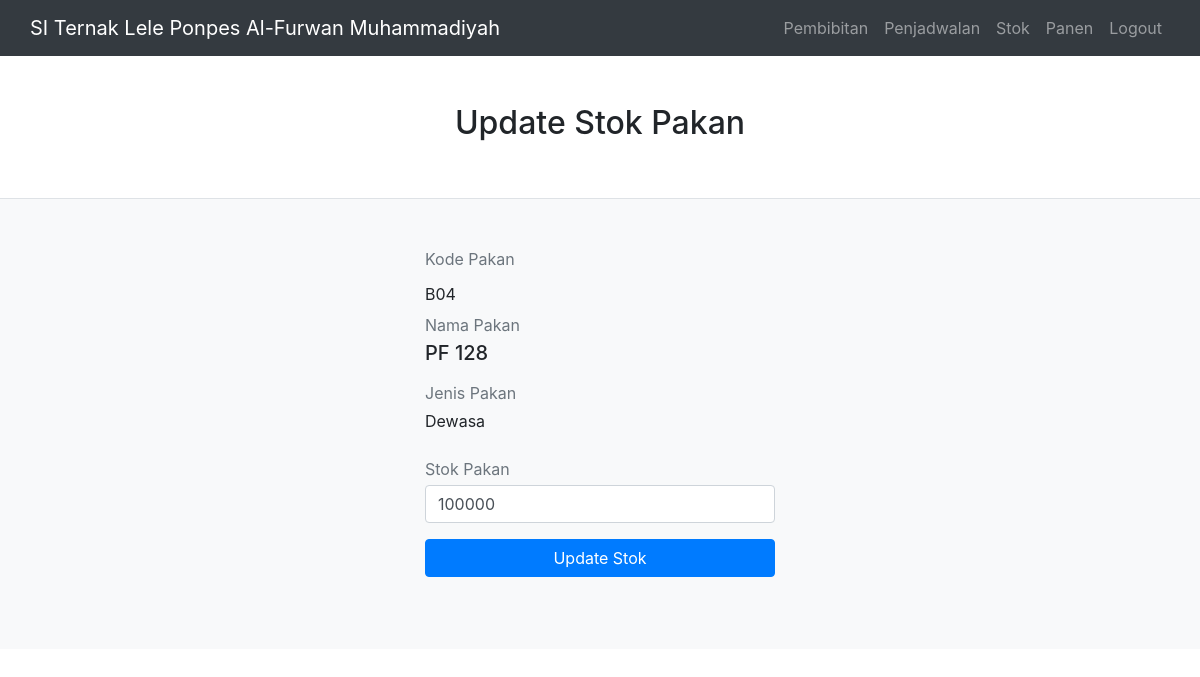
Page /public/admin_stok/update_pakan/B04 (signed in) on the committed database.
### tables this page shows
CREATE TABLE `pakan` (
  `kode_pakan` varchar(5) NOT NULL,
  `jenis_pakan` varchar(10) NOT NULL,
  `nama_pakan` varchar(25) NOT NULL,
  `jumlah_pakan` int(5) NOT NULL
);

### app/core/Controller.php (called while the page is built, shortened)
<?php
class Controller
{
	public function view($view,$data=[])
	{
		require_once '../app/views/' . $view.'.php';
	}
	public function model($model)
	{
		return new $model;
	}
}

### app/controllers/Admin_Stok.php (called while the page is built, shortened)
<?php
class Admin_Stok extends Controller
{
    public function update_pakan($kode_pakan)
    {
        $data['kode_pakan'] = $kode_pakan;
        $data['pakan'] = $this->model('Pakan_model')->getById($kode_pakan);
        $this->view('stok/update_pakan', $data);
    }
}

### app/core/App.php (called while the page is built, shortened)
<?php
class App
{
	protected $method = 'index';
	protected $params = [];
	public function __construct()
	{
		$url = $this->parseURL();
		if (file_exists('../app/controllers/' . $url[0] . '.php')) {
			unset($url[0]);
		}
		$this->controller = new $this->controller;
		if (isset($url[1])) {
			if (method_exists($this->controller, $url[1])) {
				$this->method = $url[1];
				unset($url[1]);
			}
		}
		if (!empty($url)) {
			$this->params = array_values($url);
		}
		call_user_func_array([$this->controller, $this->method], $this->params);
	}
	public function parseURL()
	{
		if (isset($_GET['url'])) {
			$url = rtrim($_GET['url'], '/');
			$url = filter_var($url, FILTER_SANITIZE_URL);
			$url = explode('/', $url);
			return $url;
		}
	}
}

### public/index.php (called while the page is built, shortened)
<?php
$app=new App;

### app/core/Database.php (called while the page is built, shortened)
<?php
class Database{
	private $host=DB_HOST;
	private $user=DB_USER;
	private $pass=DB_PASS;
	private $db_name=DB_NAME;
	private $dbh;
	private $stmt;
	public function __construct()
	{
		$dsn='mysql:host='.$this->host.';dbname='.$this->db_name;
		$option=[
			PDO::ATTR_PERSISTENT=>
			true,
			PDO::ATTR_ERRMODE=>PDO::ERRMODE_EXCEPTION
		];
		try {
			$this->dbh=new PDO($dsn,$this->user,$this->pass,$option);
		} catch(PDOException $e)
		{
			die($e->getMessage());
		}
	}
	public function query($query)
	{
		$this->stmt=$this->dbh->prepare($query);
	}
	public function bind($param,$value,$type=null)
	{
		if (is_null($type))
		{
			switch (true) {
				default:
					$type=PDO::PARAM_STR;
			}
		}
		$this->stmt->bindValue($param,$value,$type);
	}
	public function execute()
	{
		$this->stmt->execute();
	}
	public function single()
	{
		$this->execute();
		return $this->stmt->fetch(PDO::FETCH_ASSOC);
	}
}

### app/models/Pakan_model.php (called while the page is built, shortened)
<?php
class Pakan_model
{
    private $table = 'pakan';
    private $db;
    public function __construct()
    {
        $this->db = new Database;
    }
    public function getById($id)
    {
        $this->db->query('SELECT * FROM ' . $this->table . ' WHERE kode_pakan=:id');
        $this->db->bind('id', $id);
        return $this->db->single();
    }
}

### app/views/stok/update_pakan.php (the view)
<section class="border-bottom">
    <div class="container">
        <div class="py-5 text-center">
            <h2>Update Stok Pakan</h2>
        </div>
    </div>
</section>
<div class="py-5 bg-light" id="nav-profile" role="tabpanel" aria-labelledby="nav-profile-tab">
    <div class="container">
        <div class="row">
            <div class="col-md-4 offset-md-4 mb-4">
                <form method="POST" action="<?= BASEURL . '/admin_stok/update_pakan_insert/' ?>">
                    <p class="text-muted mt-0 mb-1">Kode Pakan</p>
                    <input type="text" name="kode_pakan" readonly class="form-control-plaintext" value="<?= $data['kode_pakan'] ?>">
                    <p class="text-muted mt-0 mb-1">Nama Pakan</p>
                    <h5><?= $data['pakan']['nama_pakan'] ?></h5>
                    <p class="text-muted mt-3 mb-1">Jenis Pakan</p>
                    <p><?= $data['pakan']['jenis_pakan'] ?></p>
                    <p class="text-muted mt-4 mb-1">Stok Pakan</p>
                    <input type="number" name="jumlah_pakan" class="form-control mb-3" value="<?= $data['pakan']['jumlah_pakan'] ?>">
                    <button type="submit" class="btn btn-primary btn-block">Update Stok</button>
                </form>
            </div>
        </div>
    </div>
</div>

### rows in the picture
pakan: nama_pakan "PF 128", jenis_pakan "Dewasa", jumlah_pakan "100000"
